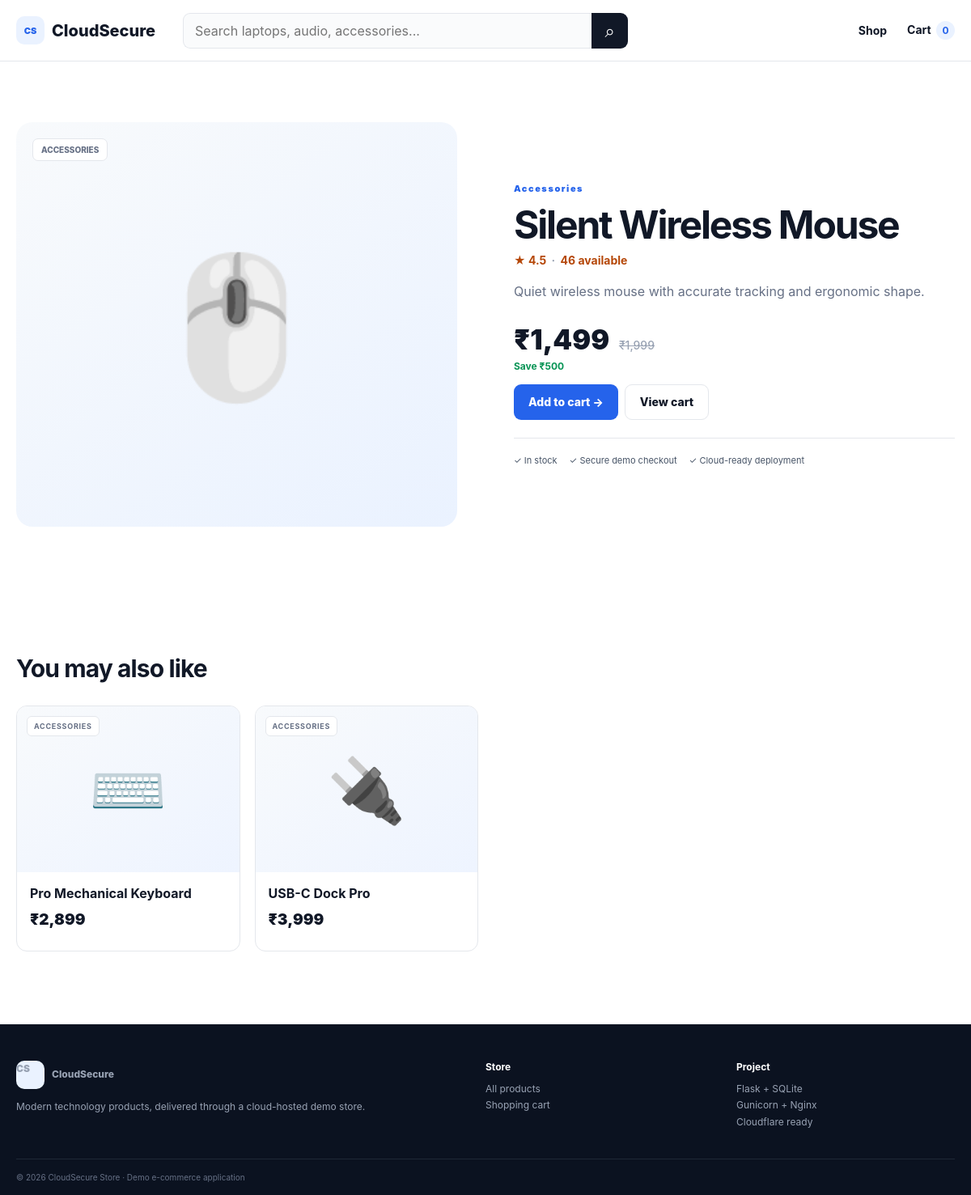
/product/5, run on the app's committed database.
### tables this page shows
CREATE TABLE products (
            id INTEGER PRIMARY KEY AUTOINCREMENT,
            name TEXT NOT NULL,
            category TEXT NOT NULL,
            price INTEGER NOT NULL,
            old_price INTEGER NOT NULL,
            emoji TEXT NOT NULL,
            description TEXT NOT NULL,
            rating REAL NOT NULL,
            stock INTEGER NOT NULL
        );

### app.py (the view)
@app.route("/product/<int:product_id>")
def product(product_id):
    item = get_product(product_id)
    if not item:
        abort(404)
    related = db().execute(
        "SELECT * FROM products WHERE category=? AND id!=? LIMIT 4",
        (item["category"], product_id),
    ).fetchall()
    return render_template("product.html", product=item, related=related)

### app.py (called while the page is built, shortened)
def db():
    if "db" not in g:
        g.db = sqlite3.connect(DB_PATH)
        g.db.row_factory = sqlite3.Row
    return g.db

def get_product(product_id):
    return db().execute("SELECT * FROM products WHERE id=?", (product_id,)).fetchone()

def get_cart():
    return session.get("cart", {})

def cart_details():
    cart = get_cart()
    items = []
    total = 0
    count = 0
    return items, total, count

@app.context_processor
def global_values():
    _, total, count = cart_details()
    return {"cart_count": count, "cart_total": total}

@app.template_filter("money")
def money(value):
    return f"₹{int(value):,}"

### templates/product.html (shortened to what this page needs)
{% extends "base.html" %}
{% block content %}
<section class="container product-page">
  <div class="detail-art"><span>{{ product['emoji'] }}</span><small>{{ product['category'] }}</small></div>
  <div class="detail-info"><div class="eyebrow">{{ product['category'] }}</div><h1>{{ product['name'] }}</h1><div class="rating large-rating">★ {{ product['rating'] }} <span>·</span> {{ product['stock'] }} available</div><p>{{ product['description'] }}</p><div class="detail-price">{{ product['price']|money }} <del>{{ product['old_price']|money }}</del></div><div class="saving">Save {{ (product['old_price']-product['price'])|money }}</div><form method="post" action="{{ url_for('add_to_cart', product_id=product['id']) }}"><button class="btn primary">Add to cart →</button><a class="btn outline" href="{{ url_for('cart') }}">View cart</a></form><div class="product-notes"><span>✓ In stock</span><span>✓ Secure demo checkout</span><span>✓ Cloud-ready deployment</span></div></div>
</section>
{% if related %}<section class="container section"><div class="section-title"><h2>You may also like</h2></div><div class="product-grid">{% for p in related %}<article class="product-card"><a class="product-art" href="{{ url_for('product', product_id=p['id']) }}"><span>{{ p['emoji'] }}</span><b>{{ p['category'] }}</b></a><div class="product-body"><a href="{{ url_for('product', product_id=p['id']) }}"><h3>{{ p['name'] }}</h3></a><div class="price">{{ p['price']|money }}</div></div></article>{% endfor %}</div></section>{% endif %}
{% endblock %}

### static/css/style.css (style rules this page uses)
:root { --ink:#111827;--muted:#667085;--line:#e4e7ec;--soft:#f7f9fc;--blue:#2563eb;--blue2:#1d4ed8;--dark:#111827;--green:#079455;--orange:#b54708;--white:#fff }
* { box-sizing:border-box }
html { scroll-behavior:smooth }
body { margin:0;font-family:Inter,ui-sans-serif,system-ui,-apple-system,BlinkMacSystemFont,"Segoe UI",sans-serif;color:var(--ink);background:#fff }
a { text-decoration:none;color:inherit }
button,input,select { font:inherit }
.container { width:min(1180px,calc(100% - 40px));margin:auto }
.eyebrow { font-size:11px;letter-spacing:.14em;font-weight:900;color:var(--blue) }
h1 { font-size:56px;line-height:1.03;letter-spacing:-.045em;margin:13px 0 21px }
.btn { display:inline-flex;align-items:center;justify-content:center;border:0;border-radius:9px;padding:12px 18px;font-weight:800;cursor:pointer;font-size:14px;min-height:44px }
.btn.primary { background:var(--blue);color:#fff }
.btn.outline { border:1px solid var(--line);margin-left:8px;background:#fff }
.section { padding-top:70px;padding-bottom:70px }
.section-title,.shop-heading { display:flex;justify-content:space-between;align-items:end;margin-bottom:28px }
.section-title h2,.shop-heading h1 { margin:7px 0 0 }
.section-title h2 { font-size:30px;letter-spacing:-.03em }
.product-grid { display:grid;grid-template-columns:repeat(4,1fr);gap:18px }
.product-card { border:1px solid var(--line);border-radius:13px;overflow:hidden;background:#fff;transition:transform .18s,box-shadow .18s }
.product-art { height:205px;background:linear-gradient(145deg,#f8fafc,#eef4ff);position:relative;display:grid;place-items:center }
.product-art span { font-size:78px }
.product-art b { position:absolute;left:12px;top:12px;padding:6px 8px;border-radius:6px;background:#fff;border:1px solid var(--line);font-size:9px;text-transform:uppercase;letter-spacing:.08em;color:#667085 }
.product-body { padding:16px }
.product-body h3 { margin:0 0 7px;font-size:16px }
.rating { color:var(--orange);font-size:12px;font-weight:750 }
.rating span { color:#98a2b3;margin:0 3px }
.price { font-size:19px;font-weight:900;margin:11px 0 }
.product-page { display:grid;grid-template-columns:1fr 1fr;gap:70px;align-items:center;padding-top:75px;padding-bottom:80px }
.detail-art { height:500px;border-radius:20px;background:linear-gradient(145deg,#f8fafc,#eaf2ff);display:grid;place-items:center;position:relative }
.detail-art span { font-size:170px }
.detail-art small { position:absolute;top:20px;left:20px;background:#fff;border:1px solid var(--line);padding:7px 10px;border-radius:7px;font-size:10px;text-transform:uppercase;font-weight:850;color:var(--muted) }
.detail-info h1 { font-size:48px;margin-bottom:10px }
.detail-info>p { color:var(--muted);font-size:16px;line-height:1.8;max-width:550px }
.large-rating { font-size:14px }
.detail-price { font-size:34px;font-weight:950;margin-top:24px }
.detail-price del { font-size:14px;color:#98a2b3;font-weight:500;margin-left:5px }
.saving { color:var(--green);font-weight:750;font-size:12px;margin:5px 0 15px }
.product-notes { display:flex;gap:15px;flex-wrap:wrap;border-top:1px solid var(--line);padding-top:20px;margin-top:22px;color:#475467;font-size:11px }

### data on the page
products: emoji "🖱️", category "ACCESSORIES", category "Accessories", name "Silent Wireless Mouse", rating "4.5", stock "46", description "Quiet wireless mouse with accurate tracking and ergonomic shape.", price "₹1,499", old_price "₹1,999", (product['old_price']-product['price'])|money "₹500"
products: emoji "⌨️", category "ACCESSORIES", name "Pro Mechanical Keyboard", price "₹2,899"
products: emoji "🔌", category "ACCESSORIES", name "USB-C Dock Pro", price "₹3,999"

### other printed values
{{ cart_count }} "0"
